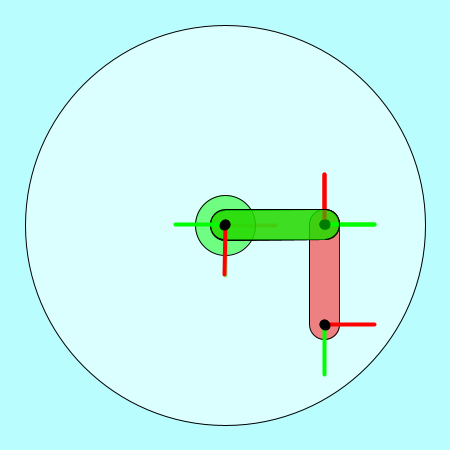
Frame 1 (no input)
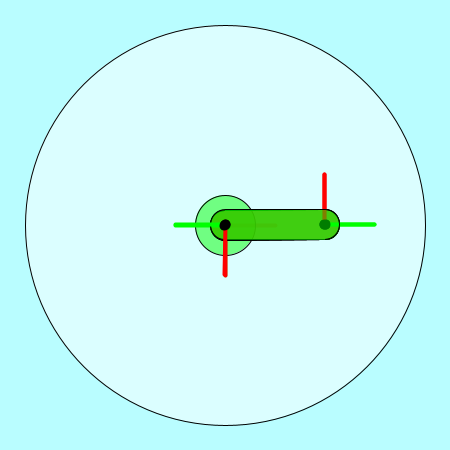
Frame 60 (the mouse pressed at the canvas centre just before this capture)
Frame 120 (the mouse held since frame 60 and released just before this capture): identical to frame 60, image omitted

The Processing sketch that drew these frames (run headless with seeded random() and noise(); from frame 60 on, the mouse is pressed at the canvas centre):

// Processing sketch: robInd2
// ── robInd2.pde

void setup() {
  size(450, 450);
}
int L=100;   //lunghezza link
int R=30;    //raggio link
float q1, q2;
float q1r, q2r;
float increase=0.5;
float step=0.5;
float gomito=1;
float x, y;

color cRed=color(255, 0, 0, 125);
color cGreen=color(0, 255, 0, 125);

void draw() {
  background(#B9FDFF);
  translate(width/2, height/2);
  SR(50);
  fill(255, 125);
  ellipse(0, 0, 4*L, 4*L);    //Spazio di lavoro


  float a =(pow(x, 2)+pow(y, 2)-L*L-L*L)/(2*L*L);
  q2r=atan2(gomito*sqrt(abs(1-a*a)), a);
  float b1= L+cos(q2r)*L;
  float b2=sin(q2r)*L;
  q1r=atan2(-b2*x+b1*y, b1*x+b2*y);
  q1=q1-step*(q1-q1r);
  q2=q2-step*(q2-q2r);

  if (1-a*a<0)
    fill(cRed);
  else
    fill(cGreen);
  ellipse(x, y, 2*R, 2*R);

  robot(q1-PI/2, q2, cRed);
  robot(q1r-PI/2, q2r, cGreen);
}

void SR(int unita) {
  strokeWeight(4);
  stroke(#FF0000);
  line(0, 0, unita, 0);
  stroke(#00FF00);
  line(0, 0, 0, unita);
  stroke(0);
  strokeWeight(10);
  point(0, 0);
  strokeWeight(1);
}

void robot (float q1, float q2, color c) {
  fill(c);
  pushMatrix();
  rotate(q1);
  link(R, L);
  SR(50);
  rotate(q2);
  link(R, L);
  SR(50);
  popMatrix();
}

void link(float r, float l) {
  arc(0, 0, r, r, PI, 2*PI, OPEN);
  translate(-r/2, 0);
  line(0, 0, 0, l);
  line(r, 0, r, l);
  noStroke();
  rect(0, 0, r, l);
  translate(+r/2, l);
  stroke(0);
  arc(0, 0, r, r, 0, PI, OPEN);
  strokeWeight(10);
  point(0, 0);
  strokeWeight(1);
}

void mousePressed() {
  x=mouseX-width/2;
  y=mouseY-height/2;
}


void keyPressed() {
  if (key=='g')
    gomito*=-1;
  //if (key=='q')
  //  q1r+=increase;
  //if (key=='w')
  //  q1r-=increase;
  //if (key=='a')
  //  q2r+=increase;
  //if (key=='s')
  //  q2r-=increase;

  if (keyCode==UP)
    y-=increase;
  if (keyCode==DOWN)
    y+=increase;
  if (keyCode==LEFT)
    x-=increase;
  if (keyCode==RIGHT)
    x+=increase;
  if (key=='+')
    increase += 0.1;
  if (key=='-')
    increase -= 0.1; 
  if (increase<0.1)
    increase=0.1;
}

void mouseWheel(MouseEvent event) {
  increase += -0.1*event.getCount();
  if (increase<0.1)
    increase=0.1;
  println(increase);
}
